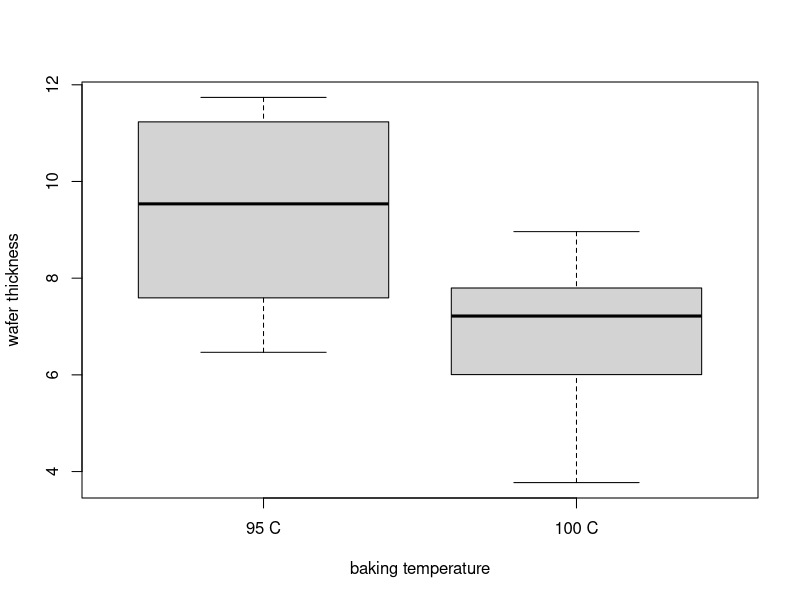
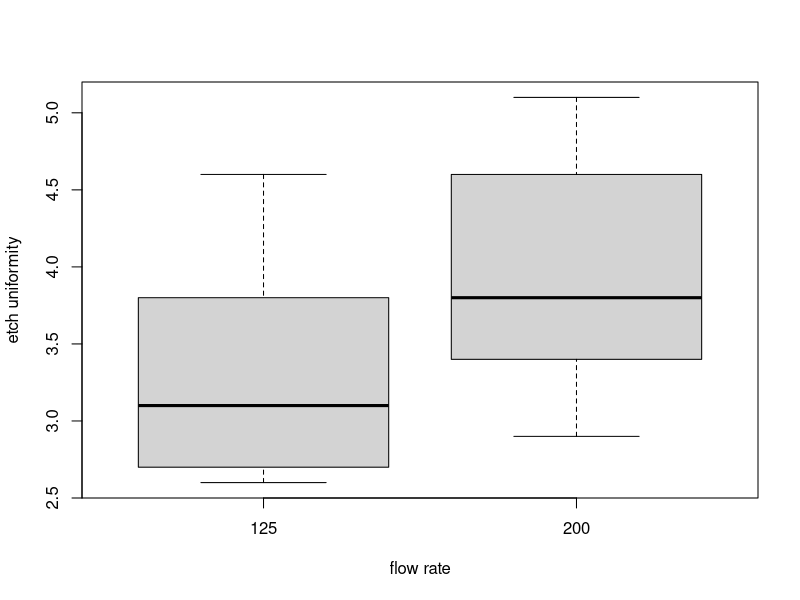
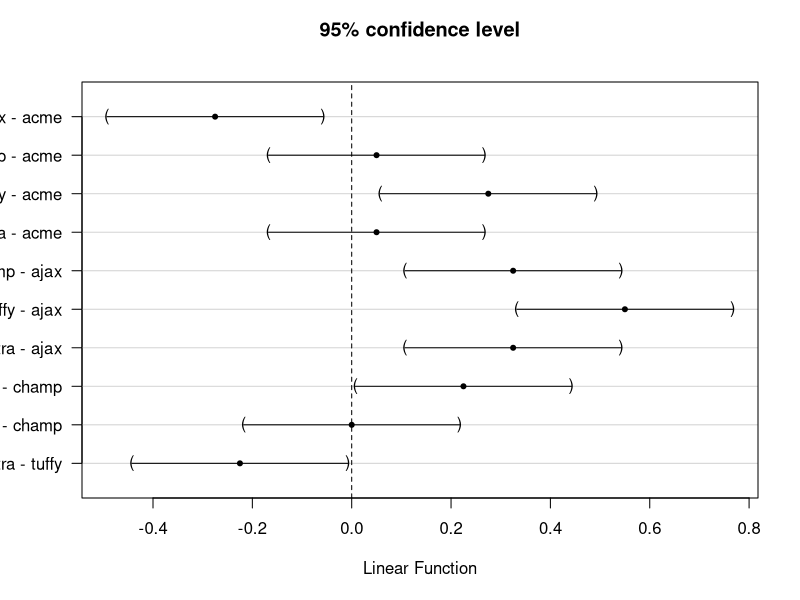
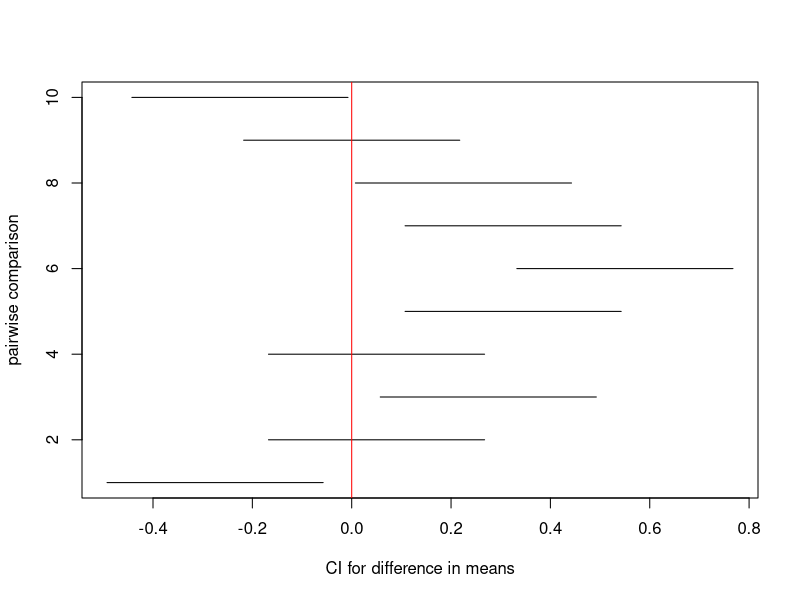
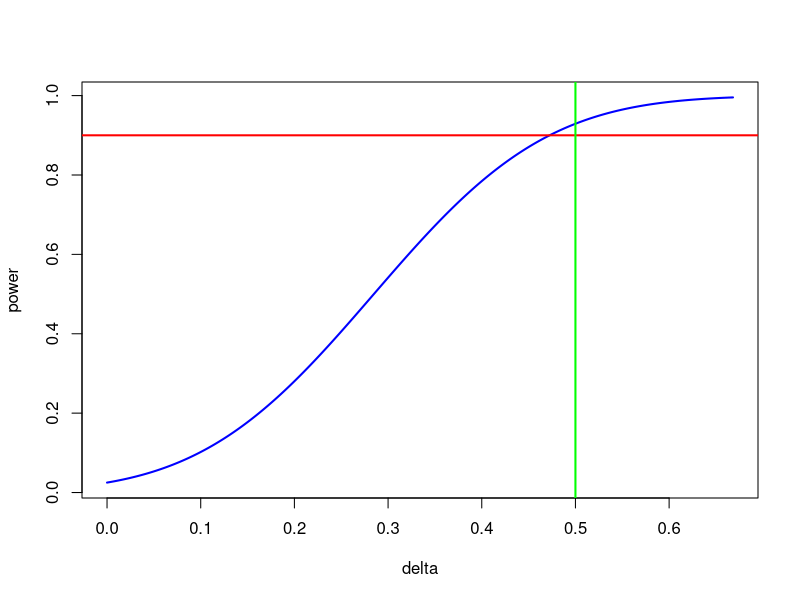

Generate these figures, in order, with R:

#We will use the same data as for handouts 1 and 2 when illustrating confidence intervals
library("readxl")
setwd("C:/Users/aneath/iCloudDrive/Lexar/stat581 fall2021")

h3a.data = read_excel("handout1data.xlsx")
str(h3a.data)
h3b.data = read_excel("handout2data.xlsx")
str(h3b.data)




#Example 3.1 (refer back to Example 1.1 on comparing modified and unmodified cement mortar)
modified = na.omit(h3a.data$modified)
unmod = na.omit(h3a.data$unmod)

#Below is code for an R function to compute a two sample confidence interval for the difference in means
two.sample.interval = function(y1,y2,alpha=.05) 
{
  n1 = length(y1)
  n2 = length(y2)
  ybar1 = mean(y1)
  ybar2 = mean(y2)
  s1 = sd(y1)
  s2 = sd(y2)
  ybar.diff = ybar1-ybar2
  s.p = sqrt( ((n1-1)*s1^2+(n2-1)*s2^2) / (n1+n2-2) )
  SE = s.p*sqrt(1/n1 + 1/n2)
  
  t.mult = qt(alpha/2,lower.tail = FALSE, df=n1+n2-2)
  lower.est = ybar.diff - t.mult*SE
  upper.est = ybar.diff + t.mult*SE
  
  table1 = matrix(c(ybar1,ybar2,s1,s2,s.p),nrow = 1)
  dimnames(table1) = list(c(""),c("ybar1","ybar2","s1","s2","Sp"))
  print(table1)
  
  table2 = matrix(c(ybar.diff,lower.est,upper.est),nrow = 1)
  dimnames(table2) = list(c(""),c("estimated difference","lower limit","upper limit"))
  print(table2,digits = 3)
  
}

#Apply the function to the cement data
two.sample.interval(modified,unmod)

#We could also use the built-in R function
t.test(modified,unmod,var.equal = TRUE)





#Example 3.2 (refer back to Example 1.2 on comparing two filling machines)
#Remember that the data here is stacked, so we have a factor input and a continuous response
machine = as.factor(na.omit(h3a.data$machine))
output = na.omit(h3a.data$output)

two.sample.interval(output[machine==1],output[machine==2])
t.test(output~machine,var.equal=TRUE)





#Example 3.3 
#An experiment is conducted to investigate the relationship between baking temperature and wafer thickness
#(photoresist is a light-sensitive material applied to semiconductor wafers so that a circuit pattern can be imaged)
#The data is unstacked

thickness.lowtemp = na.omit(h3a.data$`95C`)
thickness.hightemp = na.omit(h3a.data$`100C`)

boxplot(thickness.lowtemp,thickness.hightemp,
        names = c("95 C","100 C"),xlab="baking temperature",ylab="wafer thickness")
#Note how the interval estimate is wide, due to the high variance in the data
t.test(thickness.lowtemp,thickness.hightemp,var.equal = TRUE)
two.sample.interval(thickness.lowtemp,thickness.hightemp)





#Example 3.4
#An experiment is conducted to investigate the relationship between flow rate and etch uniformity
#(the experimental unit is silicon wafers used in integrated circuit manufacturing)
#The data is stacked

etch = na.omit(h3a.data$observed)
flow = as.factor(na.omit(h3a.data$flow))

boxplot(etch~flow,
        names = c("125","200"),xlab="flow rate",ylab="etch uniformity")
#Note how the interval estimate includes zero, yet favors greater etch uniformity for higher flow rate
t.test(etch~flow,var.equal = TRUE)
two.sample.interval(etch[flow==125],etch[flow==200])






#Example 3.5 (refer back to Example 2.2 on comparing veneer brands)
brand = as.factor(na.omit(h3b.data$brand))
wear = na.omit(h3b.data$wear)

#define and compute the ANOVA model
model5 = aov(wear~brand)
summary(model5)

#We will use the multcomp package for computing confidence intervals comparing brand effects on wear
library("multcomp")

#Use glht, general linear hypothesis test for making pairwise comparisons
#Here we are comparing brand levels 1 and 2
lsd = glht(model5, linfct = mcp( brand = c(1,-1,0,0,0) ))
confint(lsd)

#Now we are using Tukey as the option for comparing all brand levels
comps = glht(model5,linfct = mcp(brand="Tukey"))
ci_lsd = confint(comps,calpha = univariate_calpha())

#display computed confidence intervals graphically and numerically, as well as t-stats and p-values
plot(ci_lsd)
ci_lsd
summary(ci_lsd)

#Here is some rough code for creating the Confidence interval plot from scratch
means = by(wear,brand,mean)
variances = by(wear,brand,var)
sample.size = by(wear,brand,length)

cbind(means,variances,sample.size)

MSe = mean(variances)

n = 4
a = nrow(means)
dfe = a*(n-1)

m.error = qt(.025,lower.tail = FALSE, df = dfe)*sqrt(MSe*2/n)

diff = rep(NA,times=a*(a-1)/2)
count = 1
for (i in 1:(nlevels(brand)-1)){
  for (j in (i+1):nlevels(brand))
  {diff[count]=(mean(wear[brand==levels(brand)[j]])-mean(wear[brand==levels(brand)[i]]))
  count = count+1}
}

CIs = as.matrix(cbind(diff,m.error))
Lower = CIs[,1]-CIs[,2]
Upper = CIs[,1]+CIs[,2]

matplot(rbind(Lower,Upper),rbind(1:10,1:10),type="l",lty=1, 
        xlab = "CI for difference in means",ylab = "pairwise comparison",col = "black" )
abline(v=0,col="red")








#Example 3.6 (refer again to the example comparing modified cement with unmodified cement)
#A difference in mean strength of 0.5 kgf/cm^2 has a practical impact on the use of the mortar.
#On the basis of prior experience, take sd=0.25. We want power of .90 for a level .05 test

#use built-in R function power.t.test (set the variable to solve for as NULL)
power.t.test(n=NULL,delta=0.5,sd=0.25,sig.level = .05,power = .90,type = "two.sample")

#Let's verify the power calculation, using the noncentral t distribution function
#qt computes quantiles, pt computes cumulative probabilities
n = c(6,7)
df = 2*(n-1)
sd = 0.25
delta = 0.5
ncp = sqrt(n/2)*(delta/sd)
alpha = .05
power = .90
1 - pt(qt(1-alpha/2,df),df,ncp) 



#Here is code for creating the power curve for the chosen sample size.
#You will need to enter the sample size as n, standard deviation as sd, level as alpha.
#Enter the power as h, a horizontal line. Enter the specific alternative as v, a vertical line
n=7
df = 2*(n-1)
sd = 0.25
alpha = .05
delta = seq(from=0,to=5*sd/sqrt(n/2),length.out = 1000)
power = 1 - pt(qt(1-alpha/2,df),df,ncp = sqrt(n/2)*(delta/sd))

plot(delta,power,type = "l",lwd=2,col="blue")
abline(h=.90,      
       col="red",  
       lwd=2)  
abline(v=0.5,
       col="green",                              
       lwd=2) 


#Example 3.7 (refer back to Example 1.2 on comparing filling machines)

machine = as.factor(na.omit(h3a.data$machine))
output = na.omit(h3a.data$output)
t.test(output~machine,var.equal=TRUE)
two.sample.interval(output[machine==1],output[machine==2])

power.t.test(n=NULL,delta=0.025,sd=0.028,sig.level = .05,power = .90,type = "two.sample")




#Example 3.8
#The goal of an experiment is to investigate the relationship between fluid type and lifetime
fluid = as.factor(na.omit(h3b.data$fluid))
life = na.omit(h3b.data$life)

#compute the ANOVA table for the observed data
summary(aov(life~fluid))
means = by(life,fluid,mean)
means

#Let's run a power analysis, based on specifying the maximum difference in the means
a=4
max.D = 3
s2 = 3.3

power.anova.test(groups=a,between.var = max.D^2/2/(a-1),within.var = s2,power = .9,sig.level = .05,n=NULL)


#Let's repeat the power analysis, this time based on specifying the group means

power.anova.test(groups=a,between.var = var(means),within.var = s2,power = .9,sig.level = .05,n=NULL)


#Let's verify the above calculation by demonstrating a simulation approach to computing power
n = 11
sim.size = 10000
decide.Ha = rep(NA,sim.size)
for (k in 1:sim.size){
  y1 = rnorm(n,means[1],sqrt(s2))
  y2 = rnorm(n,means[2],sqrt(s2))
  y3 = rnorm(n,means[3],sqrt(s2))
  y4 = rnorm(n,means[4],sqrt(s2))
  ybar1 = mean(y1)
  ybar2 = mean(y2)
  ybar3 = mean(y3)
  ybar4 = mean(y4)
  var1 = var(y1)
  var2 = var(y2)
  var3 = var(y3)
  var4 = var(y4)
  F.stat = n*var(c(ybar1,ybar2,ybar3,ybar4)) / mean(c(var1,var2,var3,var4))
  decide.Ha[k] = (F.stat>qf(.95,a-1,a*(n-1)))
  k = k+1
}
power = mean(decide.Ha)
power
